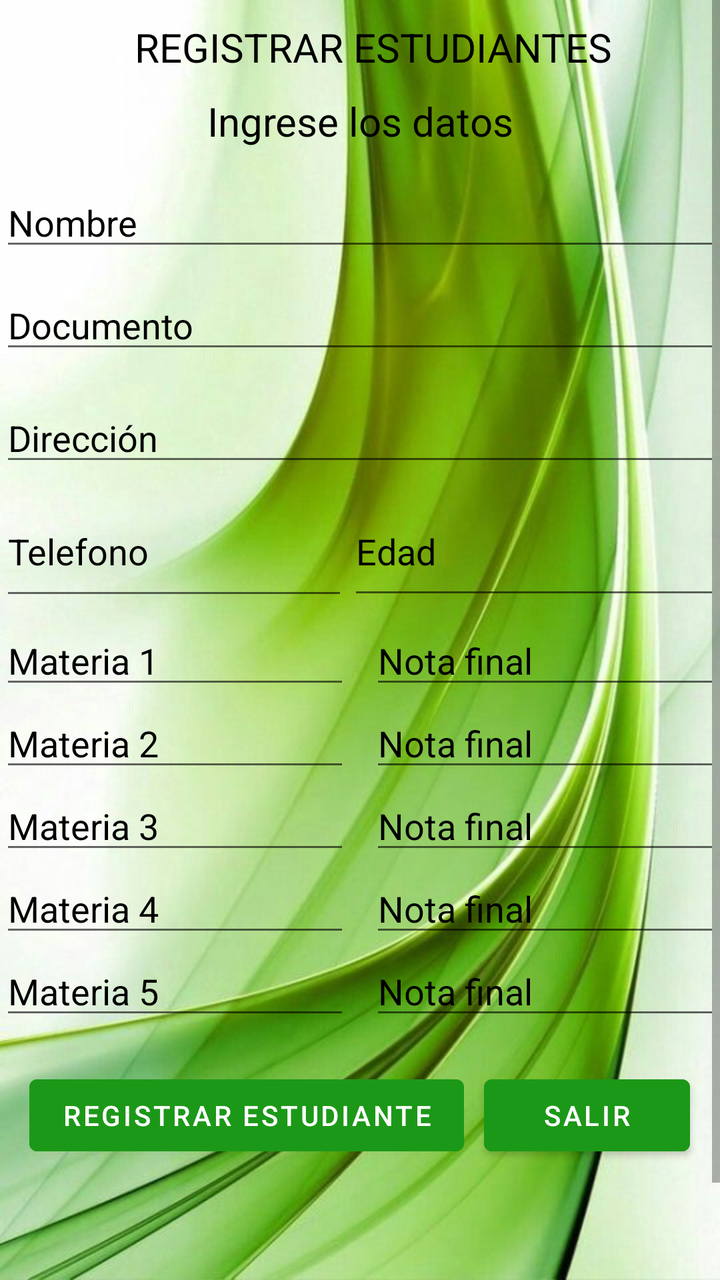
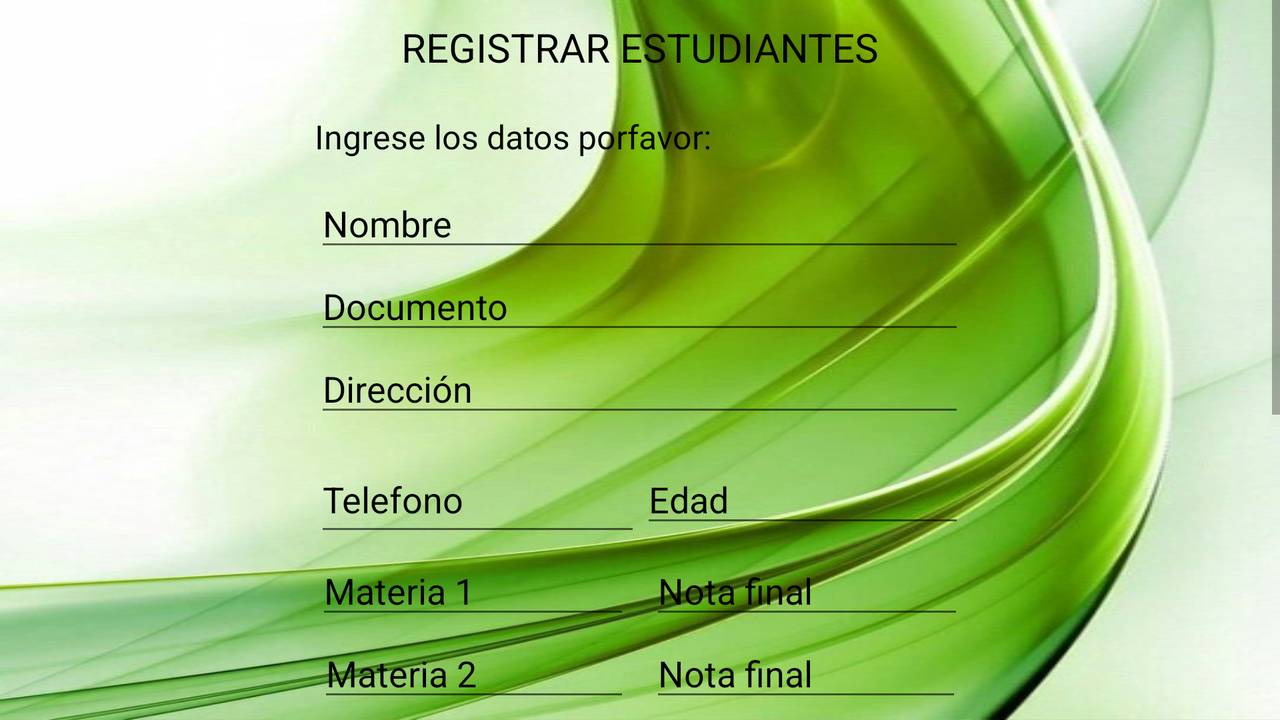

The same Android screen from two of the app's own layout files: first res/layout/ as a phone draws it, then the repository's variant for another configuration, drawn on a device whose configuration selects that folder. Both files follow.
<!-- AndroidManifest.xml: application theme Theme.SaltamontesApp -->
<!-- res/layout/activity_registrar_estudiantes.xml -->
<?xml version="1.0" encoding="utf-8"?>
<LinearLayout
        android:orientation="vertical"
        xmlns:android="http://schemas.android.com/apk/res/android"
        xmlns:app="http://schemas.android.com/apk/res-auto"
        xmlns:tools="http://schemas.android.com/tools"
        android:layout_width="match_parent"
        android:layout_height="match_parent"
        android:background="@drawable/fondoapp"
        tools:context=".RegistrarEstudiantes">

        <ScrollView
            android:layout_width="match_parent"
            android:layout_height="match_parent">

            <LinearLayout
                android:id="@+id/linearLayout"
                android:layout_width="match_parent"
                android:layout_height="wrap_content"
                android:gravity="center_horizontal"
                android:orientation="vertical">

                <TextView
                    android:id="@+id/textView4"
                    android:layout_width="337dp"
                    android:layout_height="wrap_content"
                    android:layout_marginStart="56dp"
                    android:layout_marginTop="10dp"
                    android:layout_marginBottom="10dp"
                    android:text="REGISTRAR ESTUDIANTES"
                    android:textColor="@color/black"
                    android:textSize="60px" />

                <TextView
                    android:id="@+id/textView5"
                    android:layout_width="match_parent"
                    android:layout_height="wrap_content"
                    android:layout_marginBottom="15dp"
                    android:gravity="center_horizontal"
                    android:text="Ingrese los datos"
                    android:textColor="@color/black"
                    android:textSize="20dp" />

                <EditText
                    android:id="@+id/editTextNombre"
                    android:layout_width="match_parent"
                    android:layout_height="wrap_content"
                    android:layout_marginBottom="5dp"
                    android:ems="10"
                    android:hint="Nombre"

                    android:inputType="textPersonName"
                    android:text=""
                    android:textColorHint="@color/black" />

                <EditText
                    android:id="@+id/editTextDocumento"
                    android:layout_width="match_parent"
                    android:layout_height="wrap_content"
                    android:layout_marginTop="5dp"
                    android:layout_marginBottom="10dp"
                    android:ems="10"
                    android:hint="Documento"
                    android:inputType="textPersonName"
                    android:text=""
                    android:textColorHint="@color/black" />

                <EditText
                    android:id="@+id/editTextDireccion"
                    android:layout_width="match_parent"
                    android:layout_height="wrap_content"
                    android:layout_marginTop="5dp"
                    android:layout_marginBottom="5dp"
                    android:ems="10"
                    android:hint="Dirección"
                    android:inputType="textPersonName"
                    android:text=""
                    android:textColorHint="@color/black" />

                <LinearLayout
                    android:layout_width="match_parent"
                    android:layout_height="65dp"
                    android:orientation="horizontal">

                    <EditText
                        android:id="@+id/editTextTelefono"
                        android:layout_width="170dp"
                        android:layout_height="62dp"
                        android:layout_weight="1"
                        android:ems="10"
                        android:hint="Telefono"
                        android:inputType="textPersonName"
                        android:text=""
                        android:textColorHint="@color/black" />

                    <EditText
                        android:id="@+id/editTextEdad"
                        android:layout_width="182dp"
                        android:layout_height="61dp"

                        android:layout_weight="1"
                        android:ems="10"
                        android:hint="Edad"
                        android:inputType="textPersonName"
                        android:text=""
                        android:textColorHint="@color/black" />

                </LinearLayout>

                <LinearLayout
                    android:layout_width="match_parent"
                    android:layout_height="wrap_content"
                    android:orientation="horizontal">

                    <EditText
                        android:id="@+id/editTextMateria1"
                        android:layout_width="wrap_content"
                        android:layout_height="wrap_content"
                        android:layout_marginRight="10dp"
                        android:layout_weight="1"
                        android:ems="10"
                        android:hint="Materia 1"
                        android:inputType="textPersonName"
                        android:text=""
                        android:textColorHint="@color/black" />

                    <EditText
                        android:id="@+id/editTextNota1"
                        android:layout_width="wrap_content"
                        android:layout_height="wrap_content"
                        android:layout_weight="1"
                        android:ems="10"
                        android:hint="Nota final"
                        android:inputType="textPersonName"
                        android:text=""
                        android:textColorHint="@color/black" />
                </LinearLayout>

                <LinearLayout
                    android:layout_width="match_parent"
                    android:layout_height="wrap_content"
                    android:orientation="horizontal">

                    <EditText
                        android:id="@+id/editTextMateria2"
                        android:layout_width="wrap_content"
                        android:layout_height="wrap_content"
                        android:layout_marginRight="10dp"
                        android:layout_weight="1"
                        android:ems="10"
                        android:hint="Materia 2"
                        android:inputType="textPersonName"
                        android:text=""
                        android:textColorHint="@color/black" />

                    <EditText
                        android:id="@+id/editTextNota2"
                        android:layout_width="wrap_content"
                        android:layout_height="wrap_content"
                        android:layout_weight="1"
                        android:ems="10"
                        android:hint="Nota final"
                        android:inputType="textPersonName"
                        android:text=""
                        android:textColorHint="@color/black" />
                </LinearLayout>

                <LinearLayout
                    android:layout_width="match_parent"
                    android:layout_height="wrap_content"
                    android:orientation="horizontal">

                    <EditText
                        android:id="@+id/editTextMateria3"
                        android:layout_width="wrap_content"
                        android:layout_height="wrap_content"
                        android:layout_marginRight="10dp"
                        android:layout_weight="1"
                        android:ems="10"
                        android:hint="Materia 3"
                        android:inputType="textPersonName"
                        android:text=""
                        android:textColorHint="@color/black" />

                    <EditText
                        android:id="@+id/editTextNota3"
                        android:layout_width="wrap_content"
                        android:layout_height="wrap_content"
                        android:layout_weight="1"
                        android:ems="10"
                        android:hint="Nota final"
                        android:inputType="textPersonName"
                        android:text=""
                        android:textColorHint="@color/black" />
                </LinearLayout>

                <LinearLayout
                    android:layout_width="match_parent"
                    android:layout_height="wrap_content"
                    android:orientation="horizontal">

                    <EditText
                        android:id="@+id/editTextMateria4"
                        android:layout_width="wrap_content"
                        android:layout_height="wrap_content"
                        android:layout_marginRight="10dp"
                        android:layout_weight="1"
                        android:ems="10"
                        android:hint="Materia 4"
                        android:inputType="textPersonName"
                        android:text=""
                        android:textColorHint="@color/black" />

                    <EditText
                        android:id="@+id/editTextNota4"
                        android:layout_width="wrap_content"
                        android:layout_height="wrap_content"
                        android:layout_weight="1"
                        android:ems="10"
                        android:hint="Nota final"
                        android:inputType="textPersonName"
                        android:text=""
                        android:textColorHint="@color/black" />
                </LinearLayout>

                <LinearLayout
                    android:layout_width="match_parent"
                    android:layout_height="wrap_content"
                    android:orientation="horizontal">

                    <EditText
                        android:id="@+id/editTextMateria5"
                        android:layout_width="wrap_content"
                        android:layout_height="wrap_content"
                        android:layout_marginRight="10dp"
                        android:layout_weight="1"
                        android:ems="10"
                        android:hint="Materia 5"
                        android:inputType="textPersonName"
                        android:text=""
                        android:textColorHint="@color/black" />

                    <EditText
                        android:id="@+id/editTextNota5"
                        android:layout_width="wrap_content"
                        android:layout_height="wrap_content"
                        android:layout_weight="1"
                        android:ems="10"
                        android:hint="Nota final"
                        android:inputType="textPersonName"
                        android:text=""
                        android:textColorHint="@color/black" />
                </LinearLayout>

                <LinearLayout
                    android:layout_width="match_parent"
                    android:layout_height="86dp"
                    android:gravity="center"
                    android:orientation="horizontal">

                    <Button
                        android:id="@+id/buttonRegistrar"
                        android:layout_width="wrap_content"
                        android:layout_height="wrap_content"
                        android:layout_marginRight="10dp"
                        android:backgroundTint="@color/green"
                        android:text="Registrar estudiante" />

                    <Button
                        android:id="@+id/buttonSalir"
                        android:layout_width="103dp"
                        android:layout_height="wrap_content"
                        android:backgroundTint="@color/green"
                        android:text="Salir" />
                </LinearLayout>

                <TextView
                    android:id="@+id/textViewMensaje"
                    android:layout_width="match_parent"
                    android:layout_height="92dp"
                    android:text=""
                    android:gravity="center_horizontal"
                    android:textColor="@color/black"
                    android:textSize="20dp"
                    ></TextView>

            </LinearLayout>
        </ScrollView>

</LinearLayout>
<!-- resources referenced by this layout -->
<resources>
  <color name="black">#FF000000</color>
  <color name="green">#1C9818</color>
  <!-- drawable fondoapp: jpg bitmap (drawable, 48045 bytes) -->
  <style name="Theme.SaltamontesApp" parent="Theme.MaterialComponents.DayNight.DarkActionBar">
          
          <item name="colorPrimary">@color/purple_500</item>
          <item name="colorPrimaryVariant">@color/purple_700</item>
          <item name="colorOnPrimary">@color/white</item>
          
          <item name="colorSecondary">@color/teal_200</item>
          <item name="colorSecondaryVariant">@color/teal_700</item>
          <item name="colorOnSecondary">@color/black</item>
          
          <item name="android:statusBarColor" tools:targetApi="l">?attr/colorPrimaryVariant</item>
          
      </style>
  <color name="purple_500">#FF6200EE</color>
  <color name="purple_700">#FF3700B3</color>
  <color name="white">#FFFFFFFF</color>
  <color name="teal_200">#FF03DAC5</color>
  <color name="teal_700">#FF018786</color>
</resources>
<!-- res/layout-land/activity_registrar_estudiantes.xml (the repository's variant of the layout above) -->
<!-- drawn on the phone turned sideways -->
<?xml version="1.0" encoding="utf-8"?>
<LinearLayout
        android:orientation="vertical"
        xmlns:android="http://schemas.android.com/apk/res/android"
        xmlns:app="http://schemas.android.com/apk/res-auto"
        xmlns:tools="http://schemas.android.com/tools"
        android:layout_width="match_parent"
        android:layout_height="match_parent"
        android:background="@drawable/fondoapp"
        tools:context=".RegistrarEstudiantes">

        <ScrollView
            android:layout_width="match_parent"
            android:layout_height="match_parent">

            <LinearLayout
                android:layout_width="match_parent"
                android:layout_height="wrap_content"
                android:gravity="center_horizontal"
                android:orientation="vertical">

                <TextView
                    android:id="@+id/textView4"
                    android:layout_width="wrap_content"
                    android:layout_height="wrap_content"
                    android:layout_marginTop="10dp"
                    android:layout_marginBottom="20dp"
                    android:text="REGISTRAR ESTUDIANTES"
                    android:textColor="@color/black"
                    android:textSize="60px" />

                <LinearLayout
                    android:id="@+id/linearLayout"
                    android:layout_width="325dp"
                    android:layout_height="166dp"
                    android:orientation="vertical">

                    <TextView
                        android:id="@+id/textView5"
                        android:layout_width="match_parent"
                        android:layout_height="wrap_content"
                        android:layout_marginBottom="10dp"
                        android:text="Ingrese los datos porfavor:"
                        android:textColor="@color/black"
                        android:textSize="50px" />

                    <EditText
                        android:id="@+id/editTextNombre"
                        android:layout_width="match_parent"
                        android:layout_height="wrap_content"
                        android:ems="10"
                        android:hint="Nombre"
                        android:inputType="textPersonName"
                        android:text=""
                        android:textColorHint="@color/black" />

                    <EditText
                        android:id="@+id/editTextDocumento"
                        android:layout_width="match_parent"
                        android:layout_height="wrap_content"
                        android:ems="10"
                        android:hint="Documento"
                        android:inputType="textPersonName"
                        android:text=""
                        android:textColorHint="@color/black" />

                    <EditText
                        android:id="@+id/editTextDireccion"
                        android:layout_width="match_parent"
                        android:layout_height="wrap_content"
                        android:ems="10"
                        android:hint="Dirección"
                        android:inputType="textPersonName"
                        android:text=""
                        android:textColorHint="@color/black" />

                </LinearLayout>

                <LinearLayout
                    android:id="@+id/linearLayout2"
                    android:layout_width="325dp"
                    android:layout_height="50dp"
                    android:orientation="horizontal">

                    <EditText
                        android:id="@+id/editTextTelefono"
                        android:layout_width="183dp"
                        android:layout_height="50dp"
                        android:layout_weight="1"
                        android:ems="10"
                        android:hint="Telefono"
                        android:inputType="textPersonName"
                        android:text=""
                        android:textColorHint="@color/black" />

                    <EditText
                        android:id="@+id/editTextEdad"
                        android:layout_width="182dp"
                        android:layout_height="wrap_content"
                        android:layout_weight="1"
                        android:ems="10"
                        android:hint="Edad"
                        android:inputType="textPersonName"
                        android:text=""
                        android:textColorHint="@color/black" />
                </LinearLayout>

                <LinearLayout
                    android:layout_width="324dp"
                    android:layout_height="wrap_content"
                    android:layout_gravity="center"
                    android:orientation="horizontal">

                    <EditText
                        android:id="@+id/editTextMateria1"
                        android:layout_width="wrap_content"
                        android:layout_height="match_parent"
                        android:layout_marginRight="10dp"
                        android:layout_weight="1"
                        android:ems="10"
                        android:hint="Materia 1"
                        android:inputType="textPersonName"
                        android:text=""
                        android:textColorHint="@color/black" />

                    <EditText
                        android:id="@+id/editTextNota1"
                        android:layout_width="wrap_content"
                        android:layout_height="wrap_content"
                        android:layout_weight="1"
                        android:ems="10"
                        android:hint="Nota final"
                        android:inputType="textPersonName"
                        android:text=""
                        android:textColorHint="@color/black" />
                </LinearLayout>

                <LinearLayout
                    android:layout_width="322dp"
                    android:layout_height="wrap_content"
                    android:layout_gravity="center"
                    android:orientation="horizontal">

                    <EditText
                        android:id="@+id/editTextMateria2"
                        android:layout_width="wrap_content"
                        android:layout_height="wrap_content"
                        android:layout_marginRight="10dp"
                        android:layout_weight="1"
                        android:ems="10"
                        android:hint="Materia 2"
                        android:inputType="textPersonName"
                        android:text=""
                        android:textColorHint="@color/black" />

                    <EditText
                        android:id="@+id/editTextNota2"
                        android:layout_width="wrap_content"
                        android:layout_height="wrap_content"
                        android:layout_weight="1"
                        android:ems="10"
                        android:hint="Nota final"
                        android:inputType="textPersonName"
                        android:text=""
                        android:textColorHint="@color/black" />
                </LinearLayout>

                <LinearLayout
                    android:layout_width="319dp"
                    android:layout_height="44dp"
                    android:layout_gravity="center"
                    android:orientation="horizontal">

                    <EditText
                        android:id="@+id/editTextMateria3"
                        android:layout_width="wrap_content"
                        android:layout_height="wrap_content"
                        android:layout_marginRight="10dp"
                        android:layout_weight="1"
                        android:ems="10"
                        android:hint="Materia 3"
                        android:inputType="textPersonName"
                        android:text=""
                        android:textColorHint="@color/black" />

                    <EditText
                        android:id="@+id/editTextNota3"
                        android:layout_width="wrap_content"
                        android:layout_height="wrap_content"
                        android:layout_weight="1"
                        android:ems="10"
                        android:hint="Nota final"
                        android:inputType="textPersonName"
                        android:text=""
                        android:textColorHint="@color/black" />
                </LinearLayout>

                <LinearLayout
                    android:layout_width="322dp"
                    android:layout_height="40dp"
                    android:layout_gravity="center"
                    android:orientation="horizontal">

                    <EditText
                        android:id="@+id/editTextMateria4"
                        android:layout_width="wrap_content"
                        android:layout_height="wrap_content"
                        android:layout_marginRight="10dp"
                        android:layout_weight="1"
                        android:ems="10"
                        android:hint="Materia 4"
                        android:inputType="textPersonName"
                        android:text=""
                        android:textColorHint="@color/black" />

                    <EditText
                        android:id="@+id/editTextNota4"
                        android:layout_width="wrap_content"
                        android:layout_height="wrap_content"
                        android:layout_weight="1"
                        android:ems="10"
                        android:hint="Nota final"
                        android:inputType="textPersonName"
                        android:text=""
                        android:textColorHint="@color/black" />
                </LinearLayout>

                <LinearLayout
                    android:layout_width="323dp"
                    android:layout_height="42dp"
                    android:layout_gravity="center"
                    android:orientation="horizontal">

                    <EditText
                        android:id="@+id/editTextMateria5"
                        android:layout_width="wrap_content"
                        android:layout_height="wrap_content"
                        android:layout_marginRight="10dp"
                        android:layout_weight="1"
                        android:ems="10"
                        android:hint="Materia 5"
                        android:inputType="textPersonName"
                        android:text=""
                        android:textColorHint="@color/black" />

                    <EditText
                        android:id="@+id/editTextNota5"
                        android:layout_width="wrap_content"
                        android:layout_height="wrap_content"
                        android:layout_weight="1"
                        android:ems="10"
                        android:hint="Nota final"
                        android:inputType="textPersonName"
                        android:text=""
                        android:textColorHint="@color/black" />
                </LinearLayout>

                <LinearLayout
                    android:layout_width="wrap_content"
                    android:layout_height="51dp"
                    android:layout_gravity="center"
                    android:orientation="horizontal">

                    <Button
                        android:id="@+id/buttonRegistrar"
                        android:layout_width="wrap_content"
                        android:layout_height="wrap_content"
                        android:layout_marginRight="10dp"
                        android:backgroundTint="@color/green"
                        android:text="Registrar estudiante" />

                    <Button
                        android:id="@+id/buttonSalir"
                        android:layout_width="wrap_content"
                        android:layout_height="wrap_content"
                        android:backgroundTint="@color/green"
                        android:text="Salir" />
                </LinearLayout>

                <TextView
                    android:id="@+id/textViewMensaje"
                    android:layout_width="match_parent"
                    android:layout_height="92dp"
                    android:text=""
                    android:gravity="center_horizontal"
                    android:textColor="@color/black"
                    android:textSize="20dp"
                    ></TextView>
            </LinearLayout>
        </ScrollView>
    </LinearLayout>
